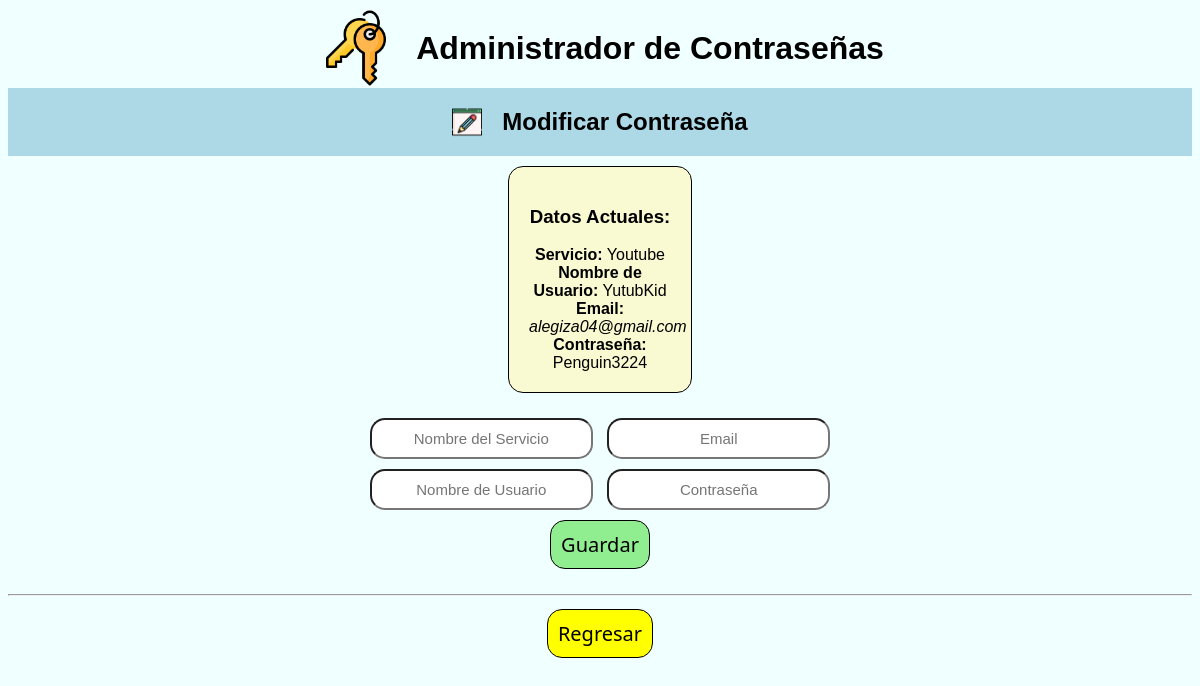
Page /editar_contrasenia/2/ (signed in) on the committed database.
### administrador/models.py (models this page shows, shortened)
class Contrasenia(models.Model):
    servicio = models.CharField(max_length=100)
    email = models.EmailField(max_length=100)
    usuario_servicio = models.CharField(max_length=100)
    contrasenia = models.CharField(max_length=100)
    usuario = models.ForeignKey(User, on_delete=models.CASCADE)

### administrador/views.py (the view)
# urls.py: path('editar_contrasenia/<int:pk>/', views.editar, name='editar_contrasenia'),
@login_required
def editar(request, pk):
    contrasenia = get_object_or_404(Contrasenia, pk=pk)
    if request.method == 'POST':
        form = ContraseniaForm(request.POST, instance=contrasenia)
        if form.is_valid():
            form.save()
            return redirect('administracion')
    else:
        form = ContraseniaForm()
    return render(request, 'administrador/editar_contrasenia.html', {
        'form':form,
        'contrasenia':contrasenia
    })

### administrador/forms.py
class ContraseniaForm(forms.ModelForm):
    class Meta:
        model = Contrasenia
        fields = ['servicio', 'email', 'usuario_servicio', 'contrasenia']
        widgets = {
            'servicio': forms.TextInput(attrs={'class': 'form_contrasenia', 'placeholder':'Nombre del Servicio'}),
            'email': forms.EmailInput(attrs={'class': 'form_contrasenia', 'placeholder':'Email'}),
            'usuario_servicio': forms.TextInput(attrs={'class': 'form_contrasenia', 'placeholder':'Nombre de Usuario'}),
            'contrasenia': forms.TextInput(attrs={'class': 'form_contrasenia', 'placeholder':'Contraseña'}),
        }

### administrador/templates/administrador/editar_contrasenia.html (shortened to what this page needs)
{% load static %}
<!DOCTYPE html>
<html lang="en">
<head>
</head>
<body>
    <div class="header">
        <img src="{% static 'administrador/logo.png' %}" style="width: 80px;">
        <h1>Administrador de Contraseñas</h1>
    </div>
    <div class="subtitulo">
        <img src="{% static 'administrador/modificar.png' %}" style="width: 30px;">
        <h2>Modificar Contraseña</h2>
    </div>
    <div class="item">
            <h3>Datos Actuales:</h3>
            <strong>Servicio:</strong> {{ contrasenia.servicio }}
            <span><strong>Nombre de Usuario:</strong> {{ contrasenia.usuario_servicio }}</span><br>
            <span><Strong>Email:</Strong> <em>{{ contrasenia.email }}</em></span>
            <span><Strong>Contraseña:</Strong> {{ contrasenia.contrasenia }}</span>
    </div>
    <div class="formulario">
    <form method="POST">
        {{ form.servicio }}
        {{ form.email }}
        <br>
        {{ form.usuario_servicio }}
        {{ form.contrasenia }}
        <br>
        <button type="submit" class="boton" style="background-color:lightgreen; font-size: 20px; text-align: center;">Guardar</button>
    </form>
    </div>
    <hr>
    <form action="{% url 'administrador' %}" style="text-align: center;">
        <button class="boton" style="background-color: yellow; font-size: 20px;">Regresar</button>
    </form>
</body>
</html>

### administrador/templates/administrador/editar_contrasenia.html (style rules this page uses)
h1 { text-align: center; }
.header { display: grid; grid-template-columns: auto auto; justify-content: center; align-items: center; gap: 20px; }
.subtitulo { display: grid; grid-template-columns: auto auto; justify-content: center; align-items: center; gap: 20px; background-color: lightblue; margin-bottom: 10px; }
body { font-family: 'Lucida Sans', 'Lucida Sans Regular', 'Lucida Grande', 'Lucida Sans Unicode', Geneva, Verdana, sans-serif; background-color: azure; }
.formulario { margin: 20px; text-align: center; }
.form_contrasenia { text-align: center; font-family: 'Lucida Sans', 'Lucida Sans Regular', 'Lucida Grande', 'Lucida Sans Unicode', Geneva, Verdana, sans-serif; border-radius: 15px; padding:10px; margin:5px; font-size: 15px; }
.item { padding:10px; margin:10px 500px 10px 500px; border: solid 1px; background-color:lightgoldenrodyellow; padding: 20px; text-align: center; border-radius: 15px; }
.boton { font-family: 'Segoe UI', Tahoma, Geneva, Verdana, sans-serif; font-weight: 500; border: black solid 1px; border-radius: 15px; padding:10px; margin:5px; }

### rows in the picture
Contrasenia: servicio "Youtube", usuario_servicio "YutubKid", email "alegiza04@gmail.com", contrasenia "Penguin3224"
